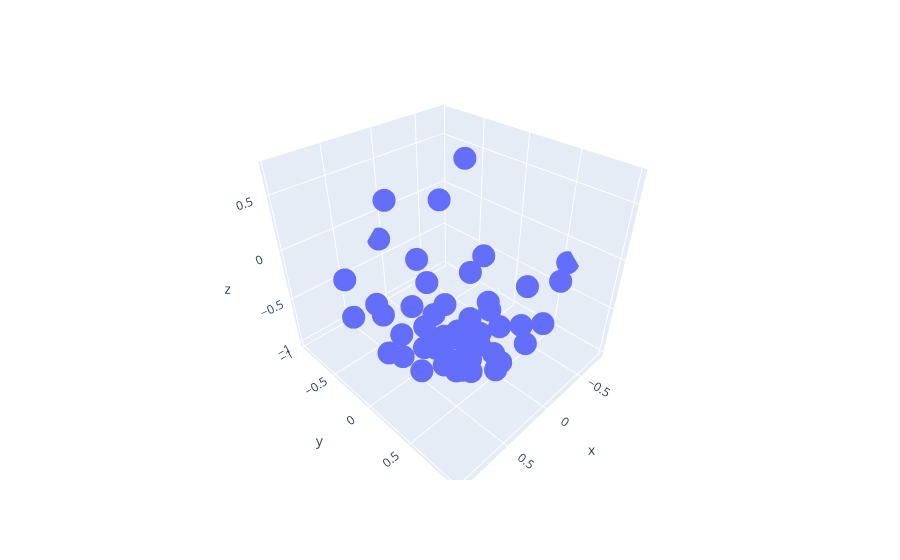

The code cell stored with this chart in its notebook:
### Code cell
device = torch.device('cpu')
N = 50
ray_mask = torch.ones((1, N), device=device, dtype=bool)
roughness = torch.tensor(0.1)
normal = torch.tensor([0, 0, 1.0], device=device).reshape(1, 3)
viewdir = torch.tensor([0, 0, -1.0], device=device).reshape(1, 3)
# sampler = CosineLobeSampler(512)
sampler = SGGXSampler(512)
L, basis, prob = sampler.sample(None, viewdir, normal, roughness, roughness, ray_mask)

        num_samples = ray_mask.shape[1]
indiv_num_samples = ray_mask.sum(dim=1, keepdim=True).expand(-1, num_samples)[ray_mask]
mipval = prob * indiv_num_samples
H = normalize(L + viewdir)
mipval = sampler.calculate_mipval(H, viewdir, normal, ray_mask, roughness, torch.eye(3).reshape(1, 3, 3))
ic(L.min())

h = w = 512
# h = w = 2048
distortion = 1
saTexel = distortion / h / w
num_pixels = h * w * 6
miplevel = ((mipval - math.log(saTexel)) / math.log(2))/2
miplevel = miplevel.clip(0)
res = h / 2**miplevel
ic(mipval, miplevel, math.log(saTexel*N))
# px.scatter_3d(x=L[:, 0], y=L[:, 1], z=L[:, 2], color=miplevel)
px.scatter_3d(x=L[:, 0], y=L[:, 1], z=L[:, 2]).show()

### Figure 1 — Plotly figure (JSON) as saved in the notebook; plotly's stock layout.template omitted (floating-point values rounded to 4 significant figures)
{"data": [{"hovertemplate": "x=%{x}<br>y=%{y}<br>z=%{z}<extra></extra>", "legendgroup": "", "marker": {"color": "#636efa", "symbol": "circle"}, "mode": "markers", "name": "", "scene": "scene", "showlegend": false, "type": "scatter3d", "x": [0, 0.2352, -0.2371, -0.2208, 0.06896, 0.6446, -0.04089, 0.3814, -0.2234, -0.004268, -0.7952, 0.5941, -0.5949, 0.8057, 0.1246, 0.1027, 0.1048, 0.03739, -0.7494, 0.7147, -0.424, 0.9651, -0.6933, -0.06186, -0.4608, 0.08572, 0.07512, 0.2802, -0.2137, -0.4267, -0.218, 0.335, -0.06591, -0.09863, -0.7393, 0.629, -0.5115, 0.6592, 0.03187, 0.2995, -0.3622, 0.693, -0.5806, 0.04847, 0.4105, 0.3653, -0.1101, 0.2935, -0.2901, 0.2065], "y": [0, 0.118, -0.7887, 0.6096, -0.5298, 0.6285, -0.00977, -0.3167, -0.3756, 0.978, 0.5642, -0.04533, -0.3876, -0.3878, -0.1572, 0.2764, -0.3134, 0.1684, -0.353, -0.07251, 0.4084, 0.2557, -0.5828, 0.3987, 0.001157, -0.06403, -0.9604, 0.4459, -0.6215, 0.6282, 0.09837, 0.1847, -0.3668, 0.2013, 0.2149, 0.2299, -0.06497, -0.6888, -0.1282, 0.3629, 0.2109, 0.00518, -0.8131, 0.5668, -0.6174, 0.7652, -0.08675, -0.1121, -0.09807, -0.04384], "z": [-1, -0.9648, -0.5672, -0.7613, -0.8453, -0.4352, -0.9991, -0.8685, -0.8994, 0.2086, -0.2219, -0.8031, -0.7042, -0.4478, -0.9797, -0.9555, -0.9438, -0.985, -0.5601, -0.6956, -0.8083, 0.05708, 0.4238, -0.915, -0.8875, -0.9943, -0.2685, -0.8501, -0.7537, -0.6506, -0.971, -0.9239, -0.9279, -0.9746, -0.6382, -0.7426, -0.8568, -0.3016, -0.9912, -0.8824, -0.9079, 0.7209, -0.04124, -0.8224, -0.671, -0.5302, -0.9901, -0.9494, -0.952, -0.9775]}], "layout": {"legend": {"tracegroupgap": 0}, "margin": {"t": 60}, "scene": {"domain": {"x": [0, 1], "y": [0, 1]}, "xaxis": {"title": {"text": "x"}}, "yaxis": {"title": {"text": "y"}}, "zaxis": {"title": {"text": "z"}}}}}
